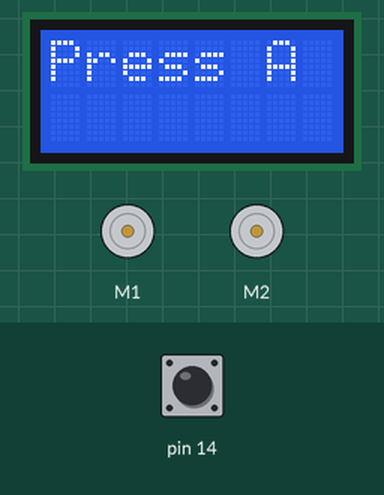
The sketch below on a simulated Arduino Leonardo, built with avr-gcc and run on an emulated ATmega32U4. On the bench: 8×2 character LCD, 2 × DC motor (green arrow = forward, orange = backward, longer = faster). The inputs (shaded band) are chosen by the test bench; at power-on: pin 14 HIGH.

Above: at 0.8 s.
0.9 s: pin 14 pulled LOW for 0.15 s
At 1.21 s:
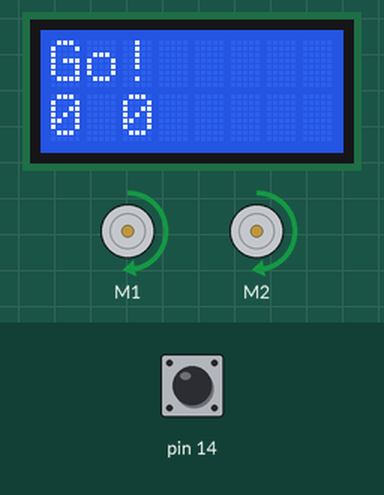
At 1.81 s:
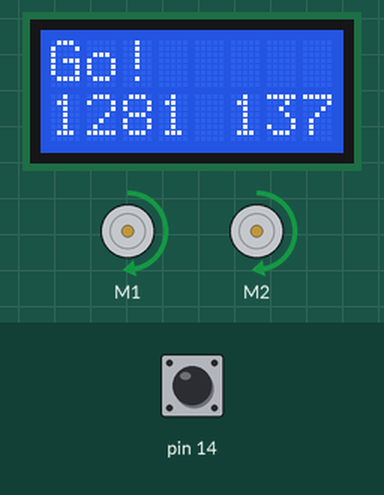
Timing chart, 0 to 3.9 s (numbered marks = the images above; inputs shaded):
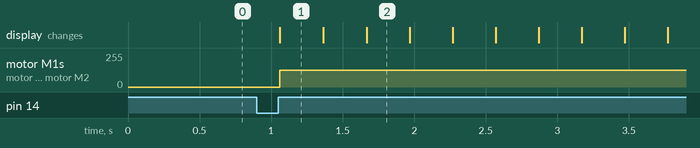

Measured:
- after the input at 0.9 s, motor M1, motor M2: stopped → forward 127/255 after 0.16 s; the display: changes after 0.16 s (image 1)

The sketch:

pololu_zumo32u4.ino
```cpp
// snippet: pololu_zumo32u4
// tags: zumo, zumo32u4, pololu, robot, motor, encoder, imu, line, buttons
// boards: avr
// library: Zumo32U4
// description: Zumo 32U4 robot starter — motors, encoders, and line sensors
// prompts: Pololu Zumo 32U4, Zumo robot starter, Zumo motors encoders line sensors, sumo robot Pololu, Zumo32U4 library
// exact-include: Zumo32U4.h

#include <Zumo32U4.h>

Zumo32U4Motors motors;
Zumo32U4Encoders encoders;
Zumo32U4LineSensors lineSensors;
Zumo32U4ButtonA buttonA;
Zumo32U4LCD lcd;

uint16_t lineSensorValues[5];

void setup() {
  lineSensors.initFiveSensors();
  lcd.clear();
  lcd.print("Press A");
  buttonA.waitForButton();
  lcd.clear();
  lcd.print("Go!");
}

void loop() {
  lineSensors.readCalibrated(lineSensorValues);

  // simple line follower: steer toward darkest sensor
  int err = (int)lineSensorValues[4] - (int)lineSensorValues[0];
  int leftSpeed  = constrain(200 + err / 4, -400, 400);
  int rightSpeed = constrain(200 - err / 4, -400, 400);
  motors.setSpeeds(leftSpeed, rightSpeed);

  long leftEnc  = encoders.getCountsLeft();
  long rightEnc = encoders.getCountsRight();
  lcd.gotoXY(0, 1);
  lcd.print(leftEnc); lcd.print(" "); lcd.print(rightEnc);
}
```
